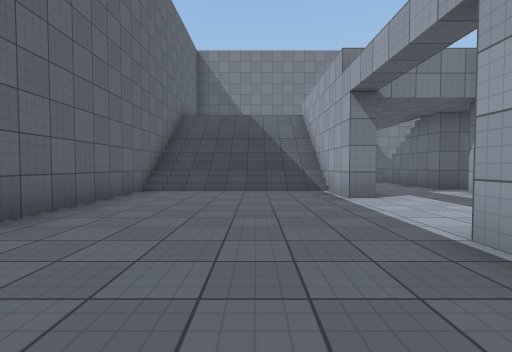
[1] (above)

19 first-person views from a walk through a Unity game level. The camera is 1.2 m above the floor, tilts 2° down and sees 85° across. The floor is counted in squares, 2 m on a side. Each view is taken from the middle of a square. On the plan, view 1 faces up. The plan holds only what a view shows up to about 9 squares ahead; the rest is blank. The place goes on beyond the plan. Surface patterns are stand-ins for the level's own textures.

[2]
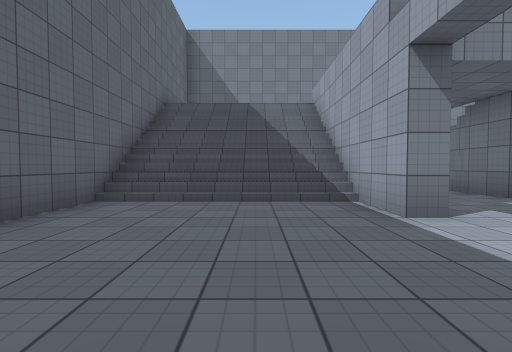

[3]
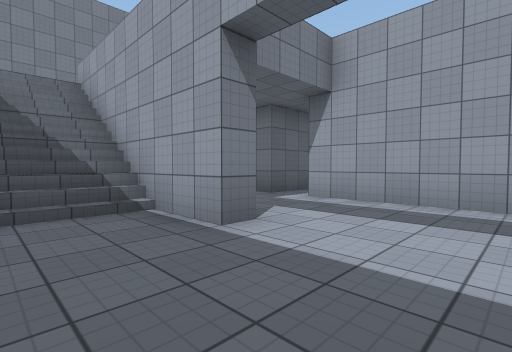

[4]
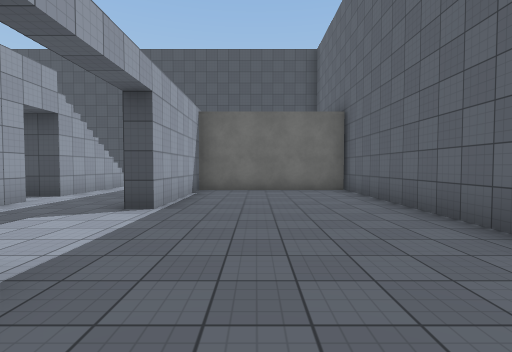

[5]
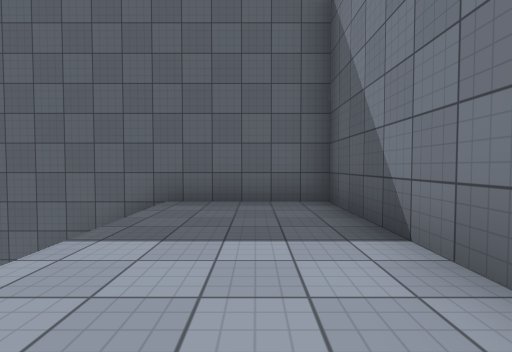

[6]
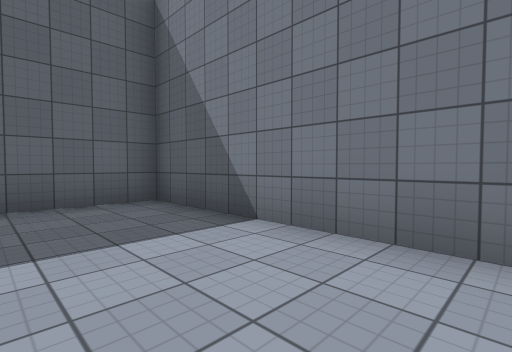

[7]
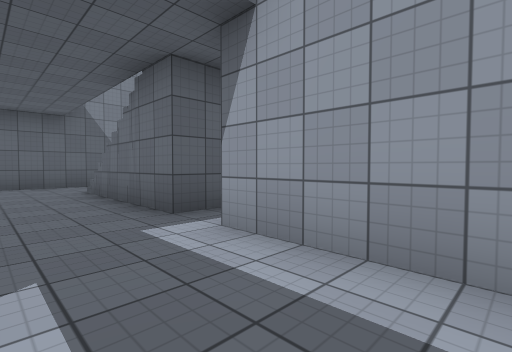

[8]
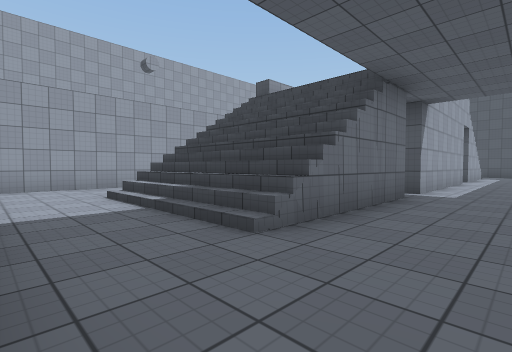

[9]
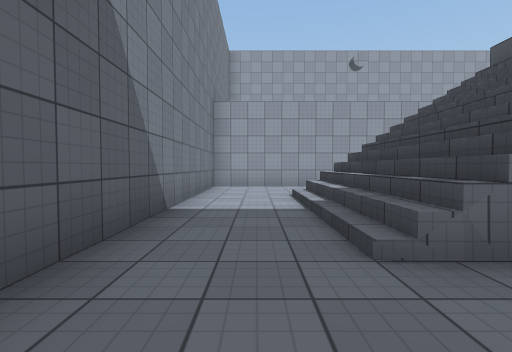

[10]
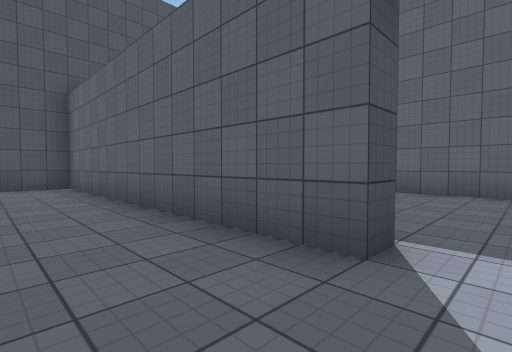

[11]
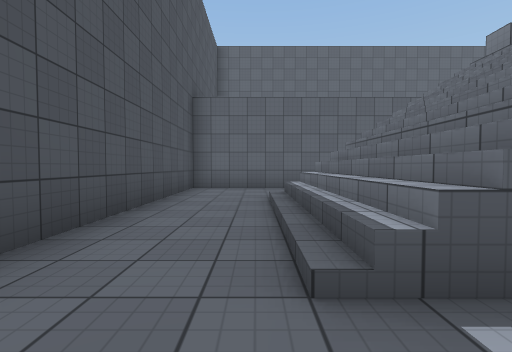

[12]
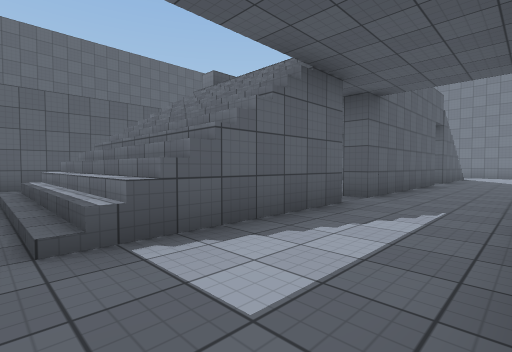

[13]
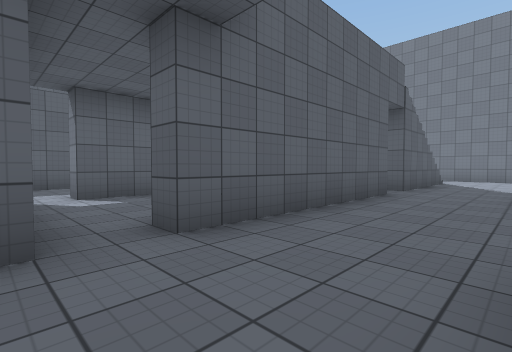

[14]
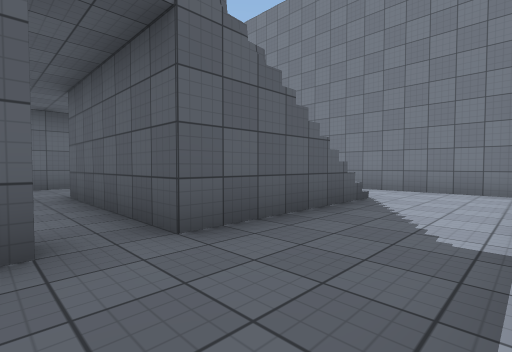

[15]
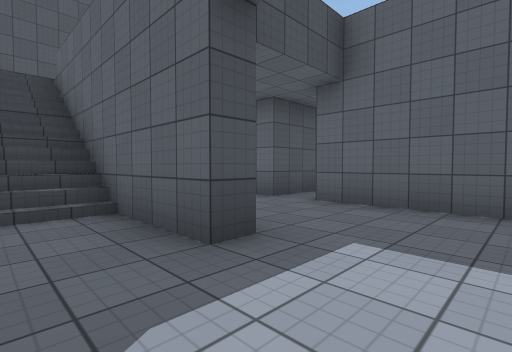

[16]
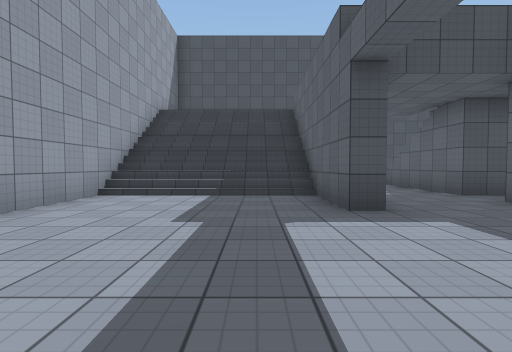

[17]
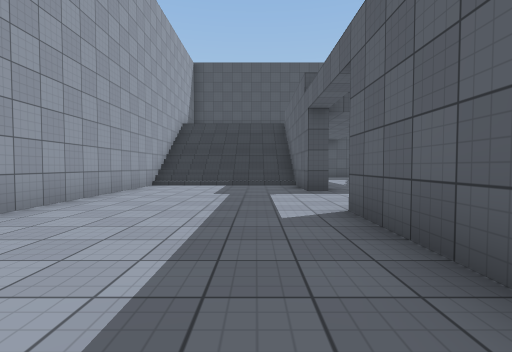

[18]
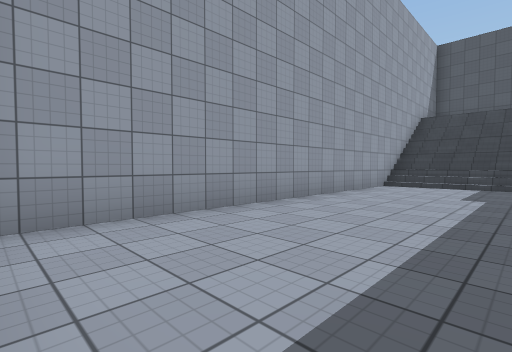

[19]
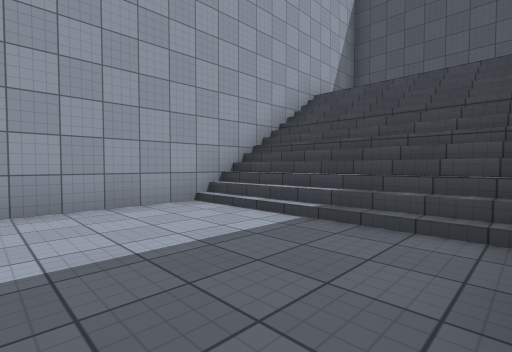

### Floor plan
Key: @ floor where view 1 was taken; # wall or solid block; . main floor; : floor 5 m higher than the main floor; / step, stairs or slope; = window, fence, low wall or low ledge.
Columns run from 3 left of view 1 to 17 right of it. Each row starts with its distance up from view 1.
 14 ################
 13 #:::::.........#
 12 #:::::.........#
 11 #:::::../////..#
 10 #////#../////..#
  9 #////#../////..#....#
  8 #////#..#////..#....#
  7 #////#..///=...#....#
  6 #....#..# ..#..#....#
  5 #.......#   #.......#
  4 #.......#   #.......#
  3 #.......#   #.......#
  2 #....#..#.. #..#....#
  1 #....#.........#....#
  0 #..@.#../////..#////#
 -1 #....#..////...#////#
 -2 ######..////...#////#
 -3      #..////...#////#
 -4      #......../     #
 -5      #.......       #
 -6      #######  ######

Positions as (right, up) in squares from view 1, and headings:
1: (0, 0), facing up
2: (0, 2), facing up
3: (0, 3), facing up-right
4: (0, 7), facing down
5: (2, 12), facing left
6: (2, 11), facing up-left
7: (3, 4), facing up-right
8: (3, 13), facing down-right
9: (3, 12), facing right
10: (4, 3), facing down-left
11: (10, -4), facing left
12: (11, -4), facing up-left
13: (11, 0), facing up-left
14: (11, 6), facing up-left
15: (13, 4), facing down-left
16: (13, 6), facing down
17: (13, 9), facing down
18: (13, 9), facing down-right
19: (12, 3), facing down-right
